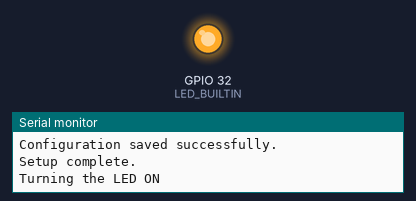
The sketch below on a simulated ESP32. Shown: output pins drawn as LEDs (lit = HIGH), the last lines printed to the serial monitor. EEPROM starts erased.

Above: at 1.1 s.
At 3.1 s:
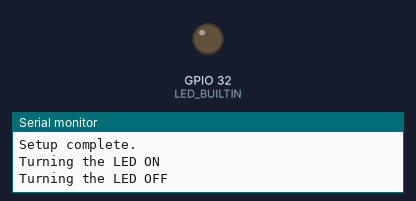
Timing chart, 0 to 5.3 s (numbered marks = the images above):
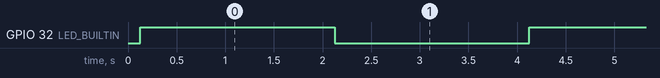

Measured:
- by itself, GPIO 32 (LED_BUILTIN): alternates HIGH for 2.0 s and LOW for 2.0 s

The sketch:

clear_preference_and_wifi_credentials.ino
```cpp
// #include <Preferences.h>

// Preferences preferences;
// bool needsRestart = false;

// #define LED_BUILTIN 2  // Default pin for the built-in LED on most ESP32 boards

// constexpr char DEFAULT_SSID[] = "";
// constexpr char DEFAULT_PASSWORD[] = "";
// constexpr char DEFAULT_MQTT_SERVER[] = "";
// constexpr char DEFAULT_MQTT_USERNAME[] = "";
// constexpr char DEFAULT_MQTT_PASSWORD[] = "";
// constexpr int DEFAULT_MQTT_PORT = 1883;

// char ssid[32] = "";
// char password[32] = "";
// char mqtt_server[32] = "";
// char mqtt_username[32] = "";
// char mqtt_password[32] = "";
// int mqtt_port = DEFAULT_MQTT_PORT;

// // Function Prototypes
// void saveConfiguration();

// void setup() {
//     Serial.begin(9600);
//     pinMode(2, OUTPUT);  // Use GPIO 2 for the built-in LED

//      // Clear preferences and Wi-Fi credentials if not already done
//     preferences.clear();
//     Serial.println("Preferences cleared");

//             // Reset configuration to default values
//     strncpy(ssid, DEFAULT_SSID, sizeof(ssid) - 1);
//     strncpy(password, DEFAULT_PASSWORD, sizeof(password) - 1);
//     strncpy(mqtt_server, DEFAULT_MQTT_SERVER, sizeof(mqtt_server) - 1);
//     strncpy(mqtt_username, DEFAULT_MQTT_USERNAME, sizeof(mqtt_username) - 1);
//     strncpy(mqtt_password, DEFAULT_MQTT_PASSWORD, sizeof(mqtt_password) - 1);
//     mqtt_port = DEFAULT_MQTT_PORT;

//     // Save defaults back to preferences
//     saveConfiguration();

//     Serial.println("Configuration reset to default values.");


//     // Re-initialize preferences and continue setup after restart
//     // preferences.begin("config", false);
//     // loadConfiguration();

//     // if (strlen(ssid) == 0 || strlen(password) == 0) {
//     //     setupWiFiAP(); // Start in configuration mode
//     // } else {
//     //     connectToWiFi(); // Connect using stored credentials
//     // }

//     // setupHTTPRoutes();
//     // server.begin();
//     // Serial.println("HTTP server started.");
// }

// void loop() {
//   Serial.println("Turning the LED ON");
//   digitalWrite(2, HIGH);   // Turn the LED on

//   delay(2000);             // Wait for 2 second
//   Serial.println("Turning the LED OFF");
//   digitalWrite(2, LOW);    // Turn the LED off
//   delay(2000);
// }

// void saveConfiguration() {
//     preferences.putString("ssid", ssid);
//     preferences.putString("password", password);
//     preferences.putString("mqtt_server", mqtt_server);
//     preferences.putString("mqtt_username", mqtt_username);
//     preferences.putString("mqtt_password", mqtt_password);
//     preferences.putInt("mqtt_port", mqtt_port);
//     Serial.println("Configuration saved.");
// }


#include <Preferences.h>

Preferences preferences;
bool needsRestart = false;

#define LED_BUILTIN 32  // Default pin for the built-in LED on most ESP32 boards

constexpr char DEFAULT_SSID[] = "";
constexpr char DEFAULT_PASSWORD[] = "";
constexpr char DEFAULT_MQTT_SERVER[] = "";
constexpr char DEFAULT_MQTT_USERNAME[] = "";
constexpr char DEFAULT_MQTT_PASSWORD[] = "";
constexpr int DEFAULT_MQTT_PORT = 1883;

char ssid[32] = "";
char password[32] = "";
char mqtt_server[32] = "";
char mqtt_username[32] = "";
char mqtt_password[32] = "";
int mqtt_port = DEFAULT_MQTT_PORT;

constexpr int MAX_DEVICES = 4;

// Function Prototypes
void saveConfiguration();
void loadConfiguration();
void clearAllDevicesState();

// void setup() {
//     Serial.begin(115200);
//     Serial.flush();
//     delay(100); // Allow time for Serial to initialize
//     Serial.println("========== Setup Start ==========");

//     pinMode(LED_BUILTIN, OUTPUT);

//     // Initialize preferences
//     preferences.begin("config", false);

//     // Clear preferences
//     Serial.println("Clearing preferences...");
//     // preferences.clear();
//     if (preferences.clear()) {
//     Serial.println("Preferences cleared successfully.");
//     } else {
//         Serial.println("Failed to clear preferences.");
//     }

//     // Reset configuration to default values
//     Serial.println("Resetting configuration to defaults...");
//     strncpy(ssid, DEFAULT_SSID, sizeof(ssid) - 1);
//     strncpy(password, DEFAULT_PASSWORD, sizeof(password) - 1);
//     strncpy(mqtt_server, DEFAULT_MQTT_SERVER, sizeof(mqtt_server) - 1);
//     strncpy(mqtt_username, DEFAULT_MQTT_USERNAME, sizeof(mqtt_username) - 1);
//     strncpy(mqtt_password, DEFAULT_MQTT_PASSWORD, sizeof(mqtt_password) - 1);
//     mqtt_port = DEFAULT_MQTT_PORT;

//     // Save defaults back to preferences
//     saveConfiguration();

//     Serial.println("Configuration reset to default values.");

//     preferences.end();  // Add this line

//     Serial.println("Setup complete.");
// }

void setup() {
    Serial.begin(115200);
    Serial.flush();
    delay(100);
    Serial.println("========== Setup Start ==========");

    pinMode(LED_BUILTIN, OUTPUT);

    // Clear main configuration
    preferences.begin("config", false);
    if (preferences.clear()) {
        Serial.println("Main preferences cleared successfully.");
    } else {
        Serial.println("Failed to clear main preferences.");
    }
    preferences.end();

    // Clear all device states
    clearAllDevicesState();

    // Now set up the configuration
    preferences.begin("config", false);
    // Reset configuration to default values
    Serial.println("Resetting configuration to defaults...");
    strncpy(ssid, DEFAULT_SSID, sizeof(ssid) - 1);
    strncpy(password, DEFAULT_PASSWORD, sizeof(password) - 1);
    strncpy(mqtt_server, DEFAULT_MQTT_SERVER, sizeof(mqtt_server) - 1);
    strncpy(mqtt_username, DEFAULT_MQTT_USERNAME, sizeof(mqtt_username) - 1);
    strncpy(mqtt_password, DEFAULT_MQTT_PASSWORD, sizeof(mqtt_password) - 1);
    mqtt_port = DEFAULT_MQTT_PORT;

    // Save defaults back to preferences
    saveConfiguration();
    preferences.end();

    Serial.println("Setup complete.");
}


void loop() {
    Serial.println("Turning the LED ON");
    digitalWrite(LED_BUILTIN, HIGH);   // Turn the LED on

    delay(2000);             // Wait for 2 seconds
    Serial.println("Turning the LED OFF");
    digitalWrite(LED_BUILTIN, LOW);    // Turn the LED off
    delay(2000);
}

// void saveConfiguration() {
//     preferences.putString("ssid", ssid);
//     preferences.putString("password", password);
//     preferences.putString("mqtt_server", mqtt_server);
//     preferences.putString("mqtt_username", mqtt_username);
//     preferences.putString("mqtt_password", mqtt_password);
//     preferences.putInt("mqtt_port", mqtt_port);
//     Serial.println("Configuration saved.");
// }

void saveConfiguration() {
    size_t written = 0;
    written += preferences.putString("ssid", ssid);
    written += preferences.putString("password", password);
    written += preferences.putString("mqtt_server", mqtt_server);
    written += preferences.putString("mqtt_username", mqtt_username);
    written += preferences.putString("mqtt_password", mqtt_password);
    written += preferences.putInt("mqtt_port", mqtt_port);
    if (written > 0) {
        Serial.println("Configuration saved successfully.");
    } else {
        Serial.println("Failed to save configuration.");
    }
}

// void loadConfiguration() {
//     // Load configuration from preferences
//     preferences.getString("ssid", ssid, sizeof(ssid));
//     preferences.getString("password", password, sizeof(password));
//     preferences.getString("mqtt_server", mqtt_server, sizeof(mqtt_server));
//     preferences.getString("mqtt_username", mqtt_username, sizeof(mqtt_username));
//     preferences.getString("mqtt_password", mqtt_password, sizeof(mqtt_password));
//     mqtt_port = preferences.getInt("mqtt_port", DEFAULT_MQTT_PORT);
//     Serial.println("Configuration loaded.");
// }

void loadConfiguration() {
    struct ConfigItem {
        const char* key;
        char* value;
        const char* defaultValue;
        size_t maxSize;
    };

    ConfigItem stringConfigs[] = {
        {"ssid", ssid, DEFAULT_SSID, sizeof(ssid)},
        {"password", password, DEFAULT_PASSWORD, sizeof(password)},
        {"mqtt_server", mqtt_server, DEFAULT_MQTT_SERVER, sizeof(mqtt_server)},
        {"mqtt_username", mqtt_username, DEFAULT_MQTT_USERNAME, sizeof(mqtt_username)},
        {"mqtt_password", mqtt_password, DEFAULT_MQTT_PASSWORD, sizeof(mqtt_password)}
    };

    bool success = true;

    // Handle string configurations
    for (const auto& config : stringConfigs) {
        if (preferences.getString(config.key, config.value, config.maxSize) == 0) {
            Serial.printf("Failed to load %s, using default\n", config.key);
            strncpy(config.value, config.defaultValue, config.maxSize - 1);
            success = false;
        }
    }

    // Handle MQTT port separately since it's an int
    mqtt_port = preferences.getInt("mqtt_port", DEFAULT_MQTT_PORT);
    if (mqtt_port == 0) {
        Serial.println("Failed to load MQTT port, using default");
        mqtt_port = DEFAULT_MQTT_PORT;
        success = false;
    }

    Serial.println(success ? "Configuration loaded successfully."
                         : "Some configuration values were reset to defaults.");
}

void clearAllDevicesState() {
    for (int deviceIndex = 0; deviceIndex < MAX_DEVICES; deviceIndex++) {
        String namespaceStr = "dev_" + String(deviceIndex);
        preferences.begin(namespaceStr.c_str(), false);
        if (preferences.clear()) {
            Serial.printf("Device %d preferences cleared successfully\n", deviceIndex);
        } else {
            Serial.printf("Failed to clear preferences for device %d\n", deviceIndex);
        }
        preferences.end();
    }
}
```
